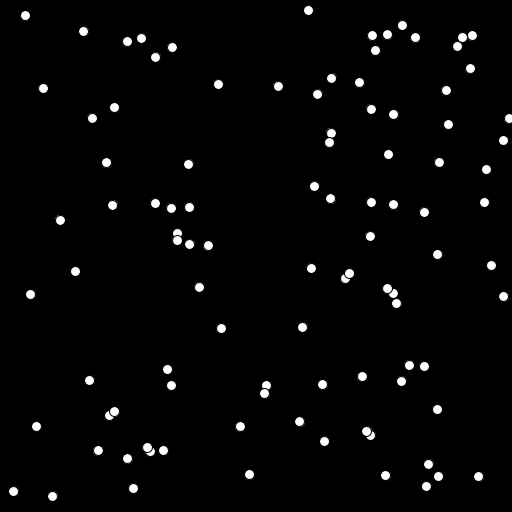
Frame 1 (no input)
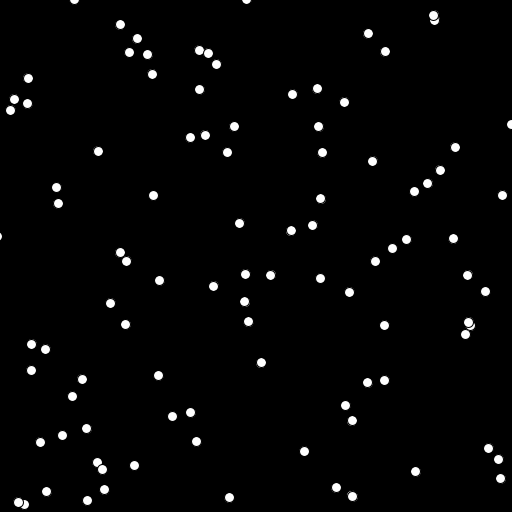
Frame 60 (the mouse pressed at the canvas centre just before this capture)
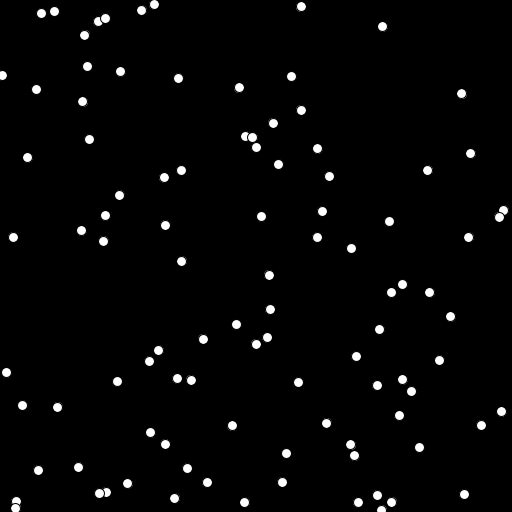
Frame 120 (the mouse held since frame 60 and released just before this capture)

The Processing sketch that drew these frames (run headless with seeded random() and noise(); from frame 60 on, the mouse is pressed at the canvas centre):

// Processing sketch: Lesson
// ── Lesson.pde
Ball[] balls;
int numberOfBalls = 100;

void setup()
{
	size(512, 512);
	balls = new Ball[numberOfBalls];

	for(int i = 0; i < numberOfBalls; i++)
	{
		balls[i] = new Ball();
	}
}

void draw()
{
	background(0);
	fill(255);
	controls();
	for(int i = 0; i < balls.length; i++)
	{
		balls[i].draw();
		balls[i].update();
	}	
}





//-----------------------------------------

class Ball
{

	PVector position;
	PVector velocity;

	public Ball()
	{
		position = new PVector();
		position.x = random(0, width);
		position.y = random(0, height);

		velocity = new PVector();
		velocity.x = random(10) - 5; //(5, -5)
		velocity.y = random(10) - 5; //(5, -5)
	}

	public Ball(int x, int y)
	{
		position = new PVector(x, y);

		velocity = new PVector();
		velocity.x = random(10) - 5; //(5, -5)
		velocity.y = random(10) - 5; //(5, -5)
	}

	void checkCollision()
	{
		if(position.x > width || position.x < 0)
			velocity.x *= -1;
		if(position.y > height || position.y < 0)
			velocity.y *= -1;
	}

	void move()
	{
		if(keyPressed)
		if(keyCode == UP)
		background(255,0,0);		
	}

	void update()
	{
		position.x += velocity.x;
		position.y += velocity.y;
		checkCollision();
		move();
	}

	void draw()
	{
		ellipse(position.x, position.y, 10, 10);
	}

}

//-----------------------------------------

void controls()
{

}

//-----------------------------------------
